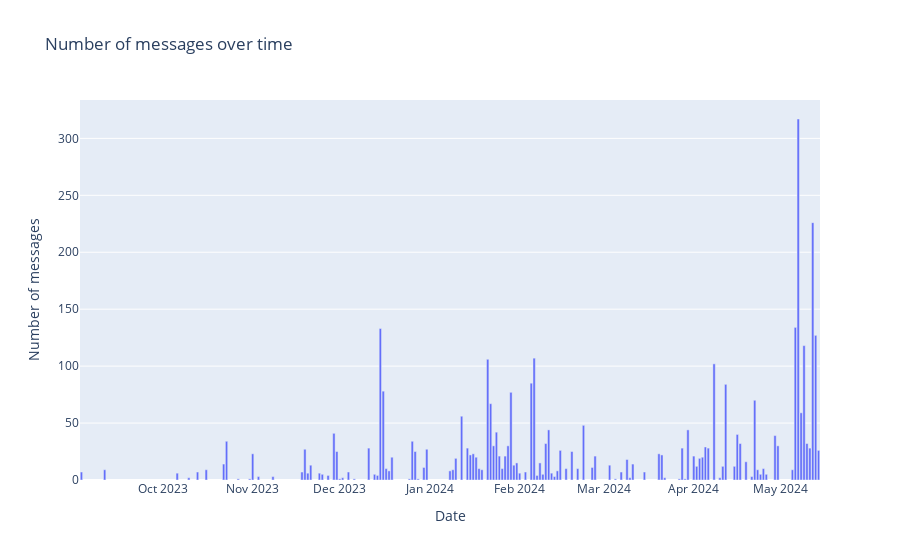

Notebook source saved alongside this figure:
### Code cell
#plot the number of messages over time
fig = px.bar(ds_data['date'].dt.date.value_counts(), title='Number of messages over time')
fig.update_layout(xaxis_title='Date', yaxis_title='Number of messages',showlegend=False)
fig.show()

### Figure 1 — Plotly figure (JSON) as saved in the notebook; plotly's stock layout.template omitted (floating-point values rounded to 4 significant figures)
{"data": [{"alignmentgroup": "True", "hovertemplate": "variable=count<br>date=%{x}<br>value=%{y}<extra></extra>", "legendgroup": "count", "marker": {"color": "#636efa", "pattern": {"shape": ""}}, "name": "count", "offsetgroup": "count", "orientation": "v", "showlegend": true, "textposition": "auto", "type": "bar", "x": ["2024-05-07", "2024-05-12", "2024-05-06", "2023-12-15", "2024-05-13", "2024-05-09", "2024-02-06", "2024-01-21", "2024-04-08", "2024-02-05", "2024-04-12", "2023-12-16", "2024-01-29", "2024-04-22", "2024-01-22", "2024-05-08", "2024-01-12", "2024-02-23", "2024-03-30", "2024-02-11", "2024-01-24", "2023-11-29", "2024-04-16", "2024-04-29", "2023-12-26", "2023-10-23", "2024-05-10", "2024-02-10", "2024-04-17", "2024-04-30", "2024-01-23", "2024-01-28", "2024-04-05", "2024-03-28", "2023-12-11", "2024-04-06", "2024-05-11", "2024-01-14", "2023-11-19", "2023-12-31", "2024-02-15", "2024-05-14", "2024-02-19", "2023-12-27", "2023-11-30", "2024-01-16", "2024-03-20", "2023-11-01", "2024-03-21", "2024-01-15", "2024-04-01", "2024-02-27", "2024-01-27", "2024-01-25", "2023-12-19", "2024-04-04", "2024-01-17", "2024-04-03", "2024-01-10", "2024-03-09", "2024-04-19", "2024-02-08", "2024-01-31", "2023-10-22", "2024-03-11", "2024-01-30", "2024-03-03", "2023-11-21", "2024-04-11", "2024-04-15", "2024-04-02", "2023-12-30", "2024-02-26", "2024-02-21", "2024-01-18", "2024-02-17", "2023-12-17", "2024-04-25", "2024-01-26", "2024-01-19", "2024-01-09", "2024-05-05", "2023-10-16", "2023-09-11", "2024-04-23", "2024-02-14", "2023-12-18", "2024-01-08", "2023-10-13", "2023-11-18", "2023-09-03", "2023-12-04", "2024-03-15", "2024-03-07", "2024-02-03", "2023-11-24", "2023-10-06", "2024-02-01", "2024-02-12", "2023-11-20", "2024-04-24", "2023-12-13", "2024-02-09", "2024-04-26", "2023-11-25", "2024-02-07", "2023-11-27", "2023-12-14", "2023-11-03", "2024-02-13", "2023-11-08", "2024-04-21", "2023-10-10", "2023-12-02", "2024-04-10", "2024-03-22", "2024-03-10", "2024-03-29", "2023-12-06", "2024-03-05", "2023-10-31", "2023-10-27", "2023-12-25", "2023-12-28", "2024-03-27", "2023-12-01"], "xaxis": "x", "y": [317, 226, 134, 133, 127, 118, 107, 106, 102, 85, 84, 78, 77, 70, 67, 59, 56, 48, 44, 44, 42, 41, 40, 39, 34, 34, 32, 32, 32, 30, 30, 30, 29, 28, 28, 28, 28, 28, 27, 27, 26, 26, 25, 25, 25, 23, 23, 23, 22, 22, 21, 21, 21, 21, 20, 20, 20, 19, 19, 18, 16, 15, 15, 14, 14, 13, 13, 13, 12, 12, 12, 11, 11, 10, 10, 10, 10, 10, 10, 9, 9, 9, 9, 9, 9, 8, 8, 8, 7, 7, 7, 7, 7, 7, 7, 6, 6, 6, 6, 6, 5, 5, 5, 5, 5, 4, 4, 4, 3, 3, 3, 3, 2, 2, 2, 2, 2, 1, 1, 1, 1, 1, 1, 1, 1, 1], "yaxis": "y"}], "layout": {"barmode": "relative", "legend": {"title": {"text": "variable"}, "tracegroupgap": 0}, "showlegend": false, "title": {"text": "Number of messages over time"}, "xaxis": {"anchor": "y", "domain": [0, 1], "title": {"text": "Date"}}, "yaxis": {"anchor": "x", "domain": [0, 1], "title": {"text": "Number of messages"}}}}
